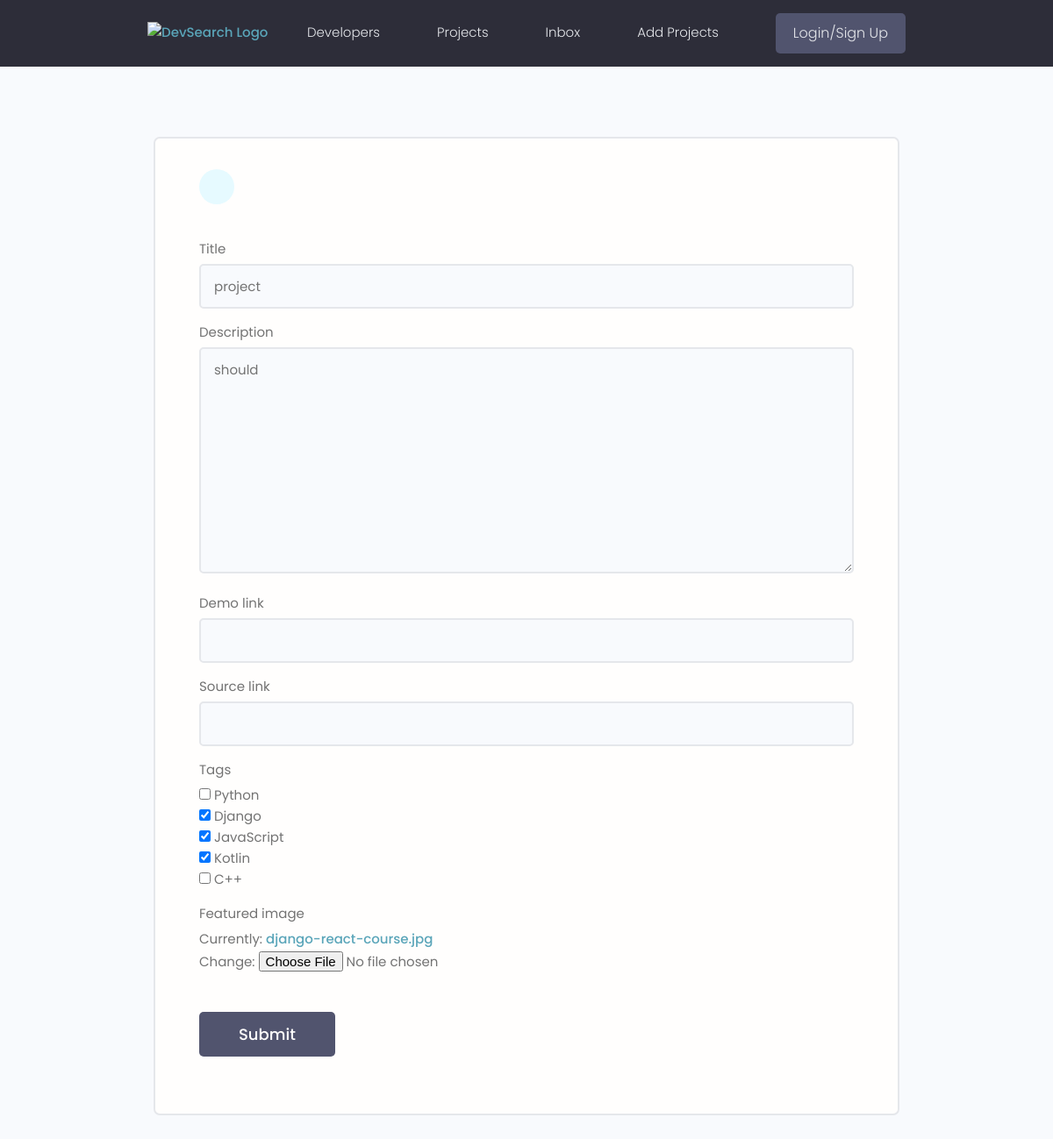
Before: /projects/update-project/1c16a96121ce4c8bb58a9d2567b37e5c/ with the older database file.
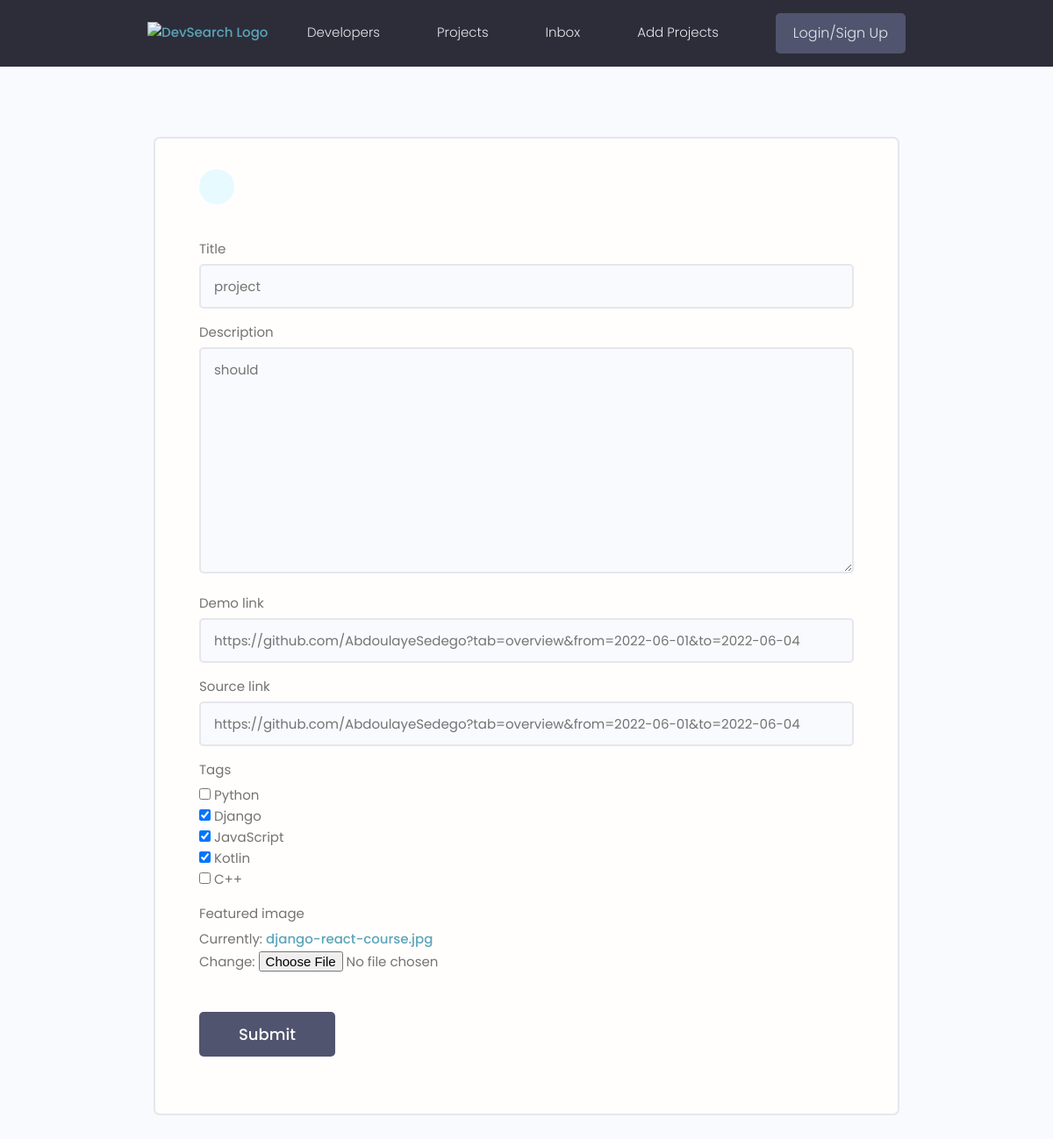
After: the same page with the newer database file.
### projects/models.py (models this page shows, shortened)
class Project(models.Model):
    owner = models.ForeignKey(Profile, null=True, blank=True, on_delete=models.SET_NULL)
    title = models.CharField(max_length=200)
    description = models.TextField(null=True, blank=True)
    featured_image = models.ImageField(null=True, default="default.jpg")
    demo_link = models.CharField(max_length=2000, null=True, blank=True)
    source_link = models.CharField(max_length=2000, null=True, blank=True)
    tags = models.ManyToManyField('Tag', blank=True)
    vote_total = models.IntegerField(default=0, null=True, blank=True)
    vote_ratio = models.IntegerField(default=0, null=True, blank=True)
    created = models.DateTimeField(auto_now_add=True)
    id = models.UUIDField(default=uuid.uuid4, unique=True,
                          primary_key=True, editable=False)

### projects/views.py (the view)
# urls.py: path('update-project/<str:pk>/', views.updateProject, name='update-project'),
def updateProject(request, pk):
    project = Project.objects.get(id=pk)
    form = ProjectForm(instance=project)
    if request.method == 'POST':
        form = ProjectForm(request.POST, request.FILES, instance=project)
        if form.is_valid():
            form.save()
            return redirect('projects')
    context = {'form': form}
    return render(request, "projects/project-form.html", context)

### projects/forms.py
class ProjectForm(ModelForm):
    class Meta:
        model = Project
        fields = ['title', 'description', 'demo_link', 'source_link', 'tags', 'featured_image']
        widgets = {
            'tags': forms.CheckboxSelectMultiple(),
        }
    def __init__(self, *args, **kwargs):
        super(ProjectForm, self).__init__(*args, **kwargs)
        for name, field in self.fields.items():
            field.widget.attrs.update({'class': 'input'})

### projects/models.py (called while the page is built)
    def __str__(self):
        return self.name

### projects/templates/projects/project-form.html (shortened to what this page needs)
 {% extends 'main.html' %}
 {% block content %}
 <main class="formPage my-xl">
    <div class="content-box">
        <div class="formWrapper">
            <a class="backButton" href="#"></a>
            <br>
            <form class="form" method="POST" enctype="multipart/form-data">
                {% for field in form %}
                <div class="form__field">
                    <label for="formInput#text">{{ field.label }}</label>
                    {{field}}
                </div>
                {% endfor %}
                <input class="btn btn--sub btn--lg  my-md" type="submit" value="Submit" />
            </form>
        </div>
    </div>
</main>
 {% endblock %}

Changed rows visible on the page:
changed Project "project": demo_link (not shown) → "https://github.com/AbdoulayeSedego?tab=overview&from=2022-06-01&to=2022-06-04"; source_link (not shown) → "https://github.com/AbdoulayeSedego?tab=overview&from=2022-06-01&to=2022-06-04"
